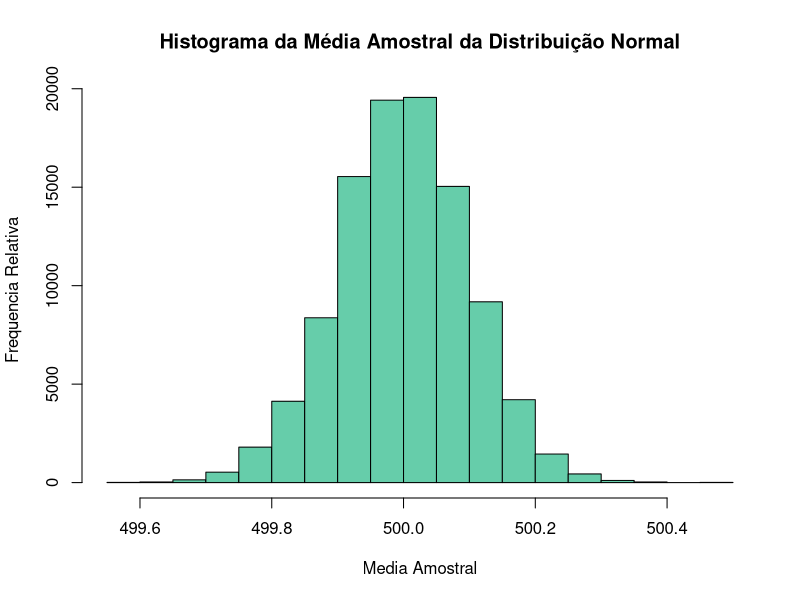
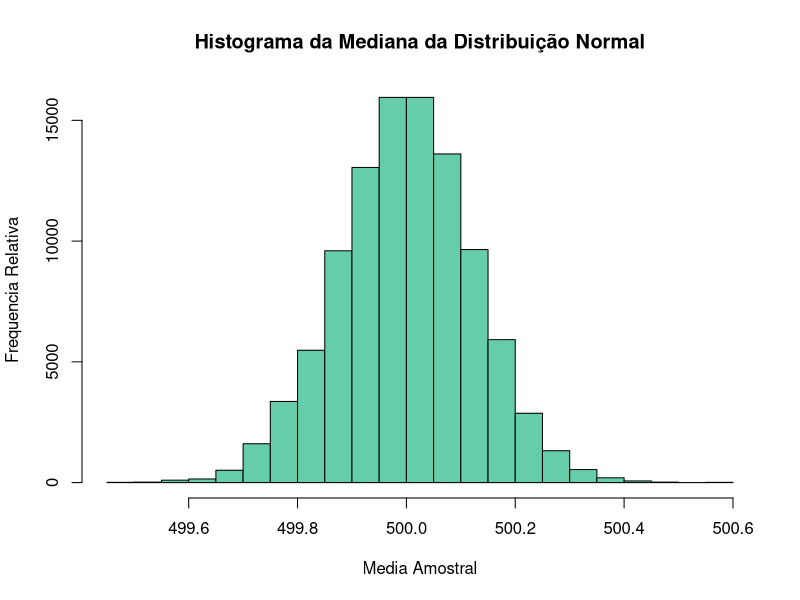
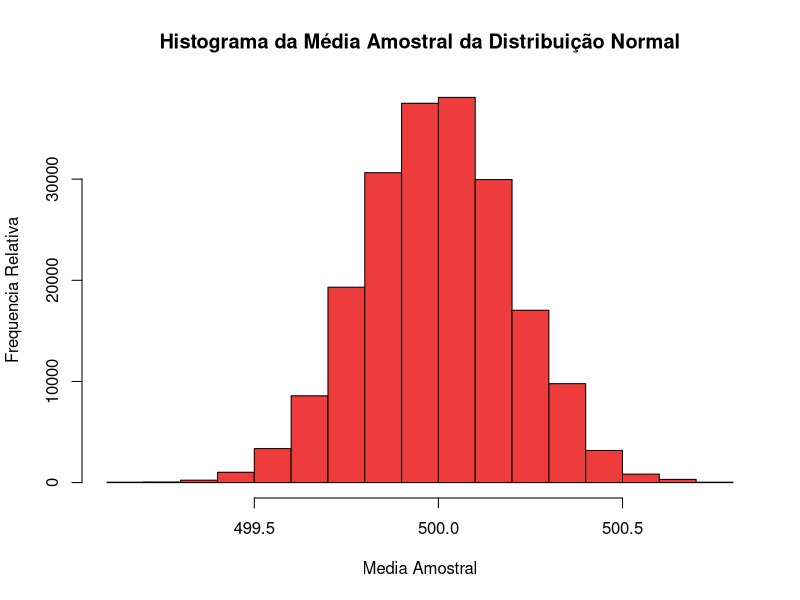
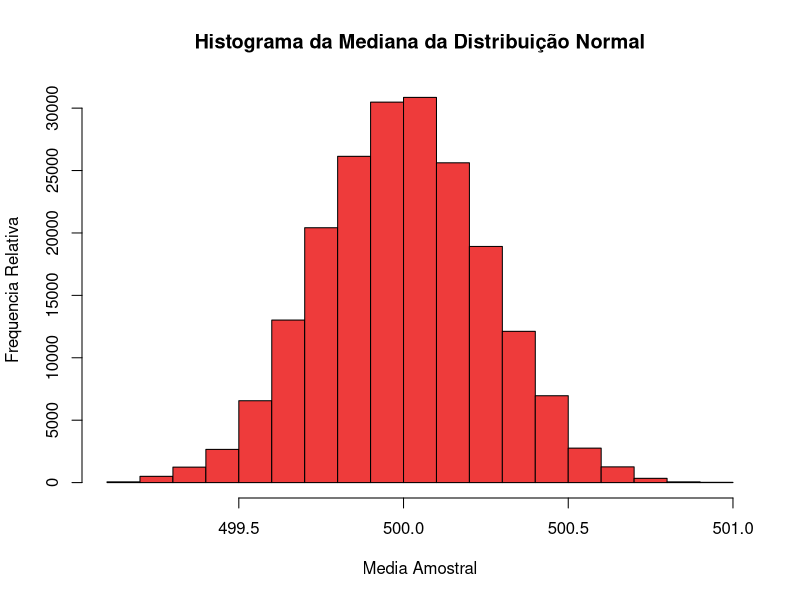
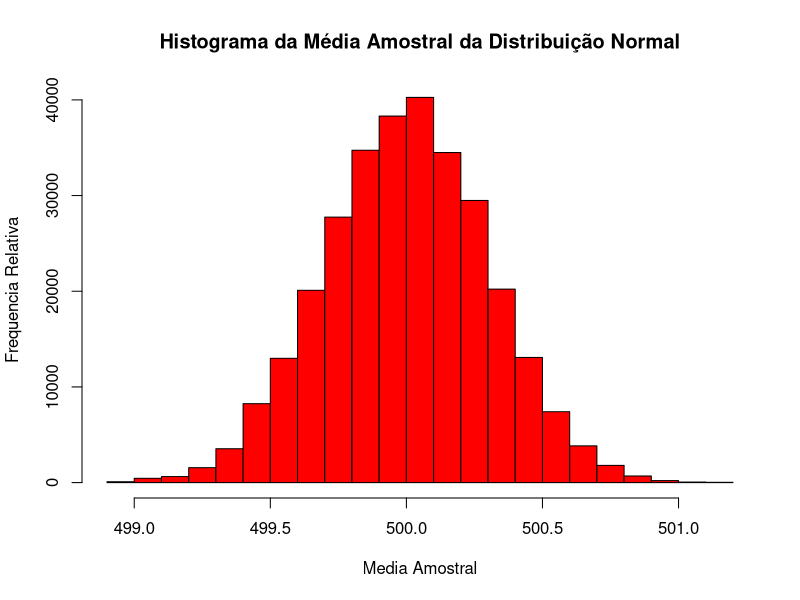
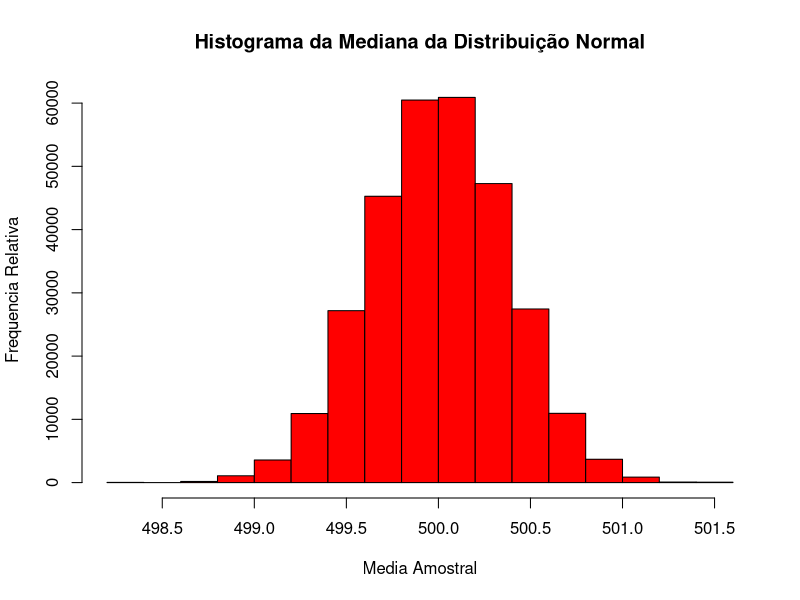
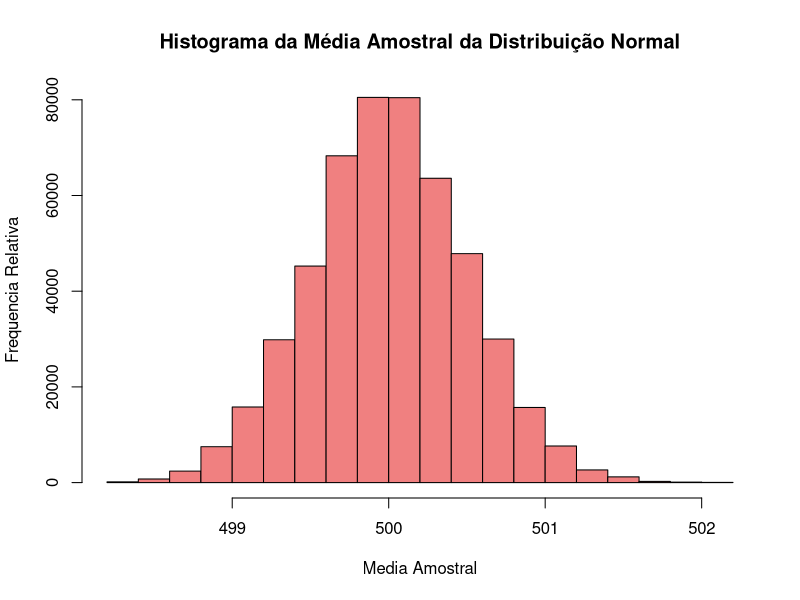
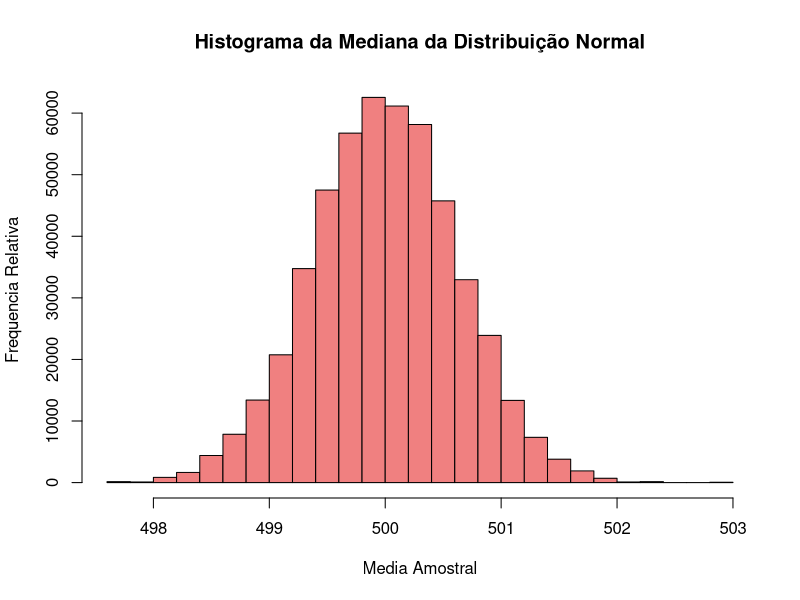

R code for these plots, in order:
# n= 10
normal_media1 <- matrix(NA, 10, 10000)
normal_var1 <- matrix(NA, 10, 10000)
median_dist1 <- matrix(NA, 10, 10000)

# n= 20
normal_media2 <- matrix(NA, 20, 10000)
normal_var2 <- matrix(NA, 20, 10000)
median_dist2 <- matrix(NA, 20, 10000)

# n= 30
normal_media3 <- matrix(NA, 30, 10000)
normal_var3 <- matrix(NA, 30, 10000)
median_dist3 <- matrix(NA, 30, 10000)

# n= 50
normal_media4 <- matrix(NA, 50, 10000)
normal_var4 <- matrix(NA, 50, 10000)
median_dist4 <- matrix(NA, 50, 10000)

# n= 100
normal_media5 <- matrix(NA, 100, 10000)
normal_var5 <- matrix(NA, 100, 10000)
median_dist5 <- matrix(NA, 100, 10000)

for (j in 1:10000) {
  
  #n = 10 (tamanho do amostra)
  normal_sample1 <- rnorm(10000, 500, 10)
  normal_media1[, j] <- mean(normal_sample1)
  normal_var1[, j] <- var(normal_sample1)
  median_dist1[, j] <- median(normal_sample1)
  
  #n = 20 (tamanho do amostra)
  normal_sample2 <- rnorm(10000, 500, 20)
  normal_media2[, j] <- mean(normal_sample2)
  normal_var2[, j] <- var(normal_sample2)
  median_dist2[, j] <- median(normal_sample2)
  
  #n = 30 (tamanho do amostra)
  normal_sample3 <- rnorm(10000, 500, 30)
  normal_media3[, j] <- mean(normal_sample3)
  normal_var3[, j] <- var(normal_sample3)
  median_dist3[, j] <- median(normal_sample3)
  
  #n = 50 (tamanho do amostra)
  normal_sample4 <- rnorm(10000, 500, 50)
  normal_media4[, j] <- mean(normal_sample4)
  normal_var4[, j] <- var(normal_sample4)
  median_dist4[, j] <- median(normal_sample4)
  
  #n = 100 (tamanho do amostra)
  normal_sample5 <- rnorm(10000, 500, 100)
  normal_media5[, j] <- mean(normal_sample5)
  normal_var5[, j] <- var(normal_sample5)
  median_dist5[, j] <- median(normal_sample5)
  
}

hist(normal_media1, main="Histograma da Média Amostral da Distribuição Normal", col="aquamarine3", xlab= "Media Amostral", ylab= "Frequencia Relativa")
hist(median_dist1, main="Histograma da Mediana da Distribuição Normal", col="aquamarine3", xlab= "Media Amostral", ylab= "Frequencia Relativa")

hist(normal_media2, main="Histograma da Média Amostral da Distribuição Normal", col="brown2", xlab= "Media Amostral", ylab= "Frequencia Relativa")
hist(median_dist2, main="Histograma da Mediana da Distribuição Normal", col="brown2", xlab= "Media Amostral", ylab= "Frequencia Relativa")

hist(normal_media3, main="Histograma da Média Amostral da Distribuição Normal", col="red", xlab= "Media Amostral", ylab= "Frequencia Relativa")
hist(median_dist3, main="Histograma da Mediana da Distribuição Normal", col="red", xlab= "Media Amostral", ylab= "Frequencia Relativa")

hist(normal_media4, main="Histograma da Média Amostral da Distribuição Normal", col="lightcoral", xlab= "Media Amostral", ylab= "Frequencia Relativa")
hist(median_dist4, main="Histograma da Mediana da Distribuição Normal", col="lightcoral", xlab= "Media Amostral", ylab= "Frequencia Relativa")

hist(normal_media5, main="Histograma da Média Amostral da Distribuição Normal", col="lightsteelblue3", xlab= "Media Amostral", ylab= "Frequencia Relativa")
hist(median_dist5, main="Histograma da Mediana da Distribuição Normal", col="lightsteelblue3", xlab= "Media Amostral", ylab= "Frequencia Relativa")

#tabela <- data.frame(n = c(2,3)) Medias = c(normal_media1, normal_media2, normal_media3, normal_media4, normal_media5, Variancias = v(normal_var1, normal_var2, normal_var3, normal_var4, normal_var5))

tabela <- data.frame( medias = c(normal_media1, normal_media2, normal_media3, normal_media4, normal_media5), 
    variancias = c(normal_var1, normal_var2, normal_var3, normal_var4, normal_var5)
)

print(tabela)